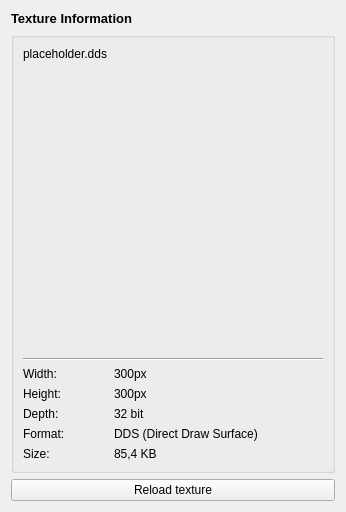
<?xml version="1.0" encoding="UTF-8"?>
<ui version="4.0">
 <class>TextureInfoWidget</class>
 <widget class="QWidget" name="TextureInfoWidget">
  <property name="geometry">
   <rect>
    <x>0</x>
    <y>0</y>
    <width>338</width>
    <height>512</height>
   </rect>
  </property>
  <property name="font">
   <font>
    <family>Segoe UI</family>
   </font>
  </property>
  <property name="windowTitle">
   <string>Texture Information</string>
  </property>
  <layout class="QGridLayout" name="gridLayout">
   <item row="0" column="0">
    <widget class="QLabel" name="label">
     <property name="font">
      <font>
       <pointsize>10</pointsize>
       <weight>75</weight>
       <italic>false</italic>
       <bold>true</bold>
      </font>
     </property>
     <property name="text">
      <string>Texture Information</string>
     </property>
    </widget>
   </item>
   <item row="1" column="0">
    <widget class="QGroupBox" name="groupBox">
     <property name="sizePolicy">
      <sizepolicy hsizetype="Expanding" vsizetype="Expanding">
       <horstretch>0</horstretch>
       <verstretch>0</verstretch>
      </sizepolicy>
     </property>
     <property name="title">
      <string/>
     </property>
     <layout class="QGridLayout" name="gridLayout_2">
      <item row="0" column="0">
       <widget class="QLabel" name="textureName">
        <property name="text">
         <string>placeholder.dds</string>
        </property>
       </widget>
      </item>
      <item row="1" column="0" colspan="3">
       <widget class="QLabel" name="texturePixmapLabel">
        <property name="sizePolicy">
         <sizepolicy hsizetype="Expanding" vsizetype="Expanding">
          <horstretch>0</horstretch>
          <verstretch>0</verstretch>
         </sizepolicy>
        </property>
        <property name="minimumSize">
         <size>
          <width>300</width>
          <height>0</height>
         </size>
        </property>
        <property name="text">
         <string/>
        </property>
        <property name="pixmap">
         <pixmap resource="../../qttools/ui/qttoolkit.qrc">:/Nebula/nebulalogo.png</pixmap>
        </property>
        <property name="alignment">
         <set>Qt::AlignCenter</set>
        </property>
       </widget>
      </item>
      <item row="3" column="0">
       <widget class="QLabel" name="label_2">
        <property name="text">
         <string>Width:</string>
        </property>
       </widget>
      </item>
      <item row="3" column="1">
       <widget class="QLabel" name="widthLabel">
        <property name="text">
         <string>300px</string>
        </property>
       </widget>
      </item>
      <item row="4" column="0">
       <widget class="QLabel" name="label_3">
        <property name="text">
         <string>Height:</string>
        </property>
       </widget>
      </item>
      <item row="4" column="1">
       <widget class="QLabel" name="heightLabel">
        <property name="text">
         <string>300px</string>
        </property>
       </widget>
      </item>
      <item row="2" column="0" colspan="3">
       <widget class="Line" name="line">
        <property name="orientation">
         <enum>Qt::Horizontal</enum>
        </property>
       </widget>
      </item>
      <item row="5" column="0">
       <widget class="QLabel" name="label_5">
        <property name="text">
         <string>Depth:</string>
        </property>
       </widget>
      </item>
      <item row="5" column="1">
       <widget class="QLabel" name="depthLabel">
        <property name="text">
         <string>32 bit</string>
        </property>
       </widget>
      </item>
      <item row="6" column="0">
       <widget class="QLabel" name="label_6">
        <property name="text">
         <string>Format:</string>
        </property>
       </widget>
      </item>
      <item row="6" column="1">
       <widget class="QLabel" name="formatLabel">
        <property name="text">
         <string>DDS (Direct Draw Surface)</string>
        </property>
       </widget>
      </item>
      <item row="7" column="0">
       <widget class="QLabel" name="label_7">
        <property name="text">
         <string>Size:</string>
        </property>
       </widget>
      </item>
      <item row="7" column="1">
       <widget class="QLabel" name="sizeLabel">
        <property name="text">
         <string>85,4 KB</string>
        </property>
       </widget>
      </item>
      <item row="3" column="2" rowspan="5">
       <spacer name="horizontalSpacer">
        <property name="orientation">
         <enum>Qt::Horizontal</enum>
        </property>
        <property name="sizeHint" stdset="0">
         <size>
          <width>40</width>
          <height>20</height>
         </size>
        </property>
       </spacer>
      </item>
     </layout>
    </widget>
   </item>
   <item row="2" column="0">
    <widget class="QPushButton" name="reload">
     <property name="text">
      <string>Reload texture</string>
     </property>
    </widget>
   </item>
  </layout>
 </widget>
 <resources>
  <include location="../../qttools/ui/qttoolkit.qrc"/>
  <include location="../../../../../qttools/ui/qttoolkit.qrc"/>
 </resources>
 <connections/>
</ui>
